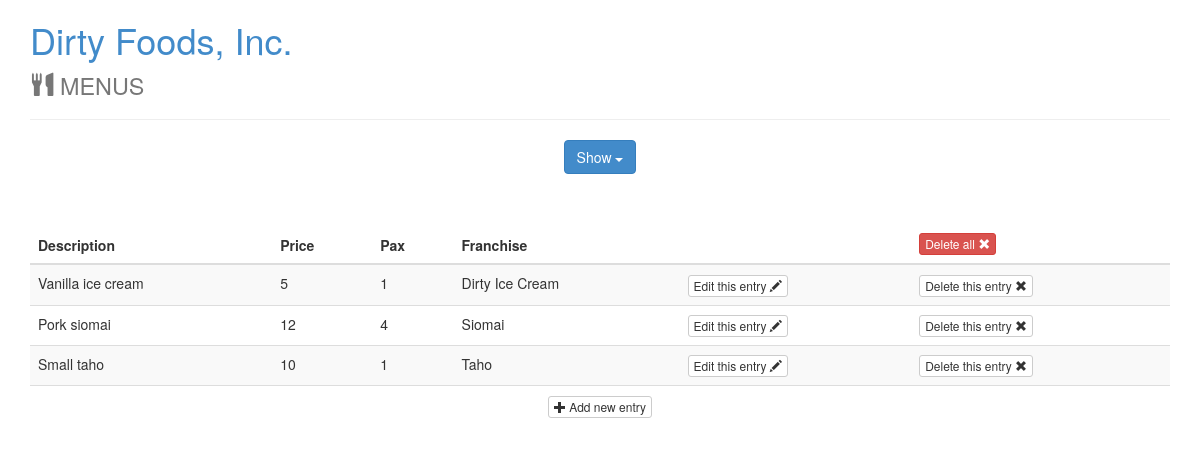
Page /menus.php?show=all on the committed database.
### tables this page shows
CREATE TABLE `menu` (
  `menu_id` int(11) NOT NULL AUTO_INCREMENT,
  `price` int(11) NOT NULL,
  `description` varchar(100) NOT NULL,
  `pax` int(11) NOT NULL,
  `FRANCHISE_TYPE_franchisetype_id` int(11) NOT NULL,
  PRIMARY KEY (`menu_id`),
  KEY `fk_MENU_FRANCHISE_TYPE1_idx` (`FRANCHISE_TYPE_franchisetype_id`)
);

CREATE TABLE `franchise_type` (
  `franchisetype_id` int(11) NOT NULL AUTO_INCREMENT,
  `type` varchar(45) NOT NULL,
  `logo` varchar(45) DEFAULT NULL,
  PRIMARY KEY (`franchisetype_id`)
);

### menus.php (the view, shortened to what this page needs)
<?php
$con = mysqli_connect(db_address,db_user,db_pass,db_name);
?>
<!DOCTYPE html>
<html lang="en">
<head>
	<link rel="stylesheet" href="css/bootstrap.min.css">
</head>
<body>
	<div class="container">
		<h1><a href="index.php">Dirty Foods, Inc.</a><br><small><span class="glyphicon glyphicon-cutlery"></span> MENUS</small></h1>
		<hr>
	</div>
	<div class="container text-center">
		<div class="btn-group">
			<button class="btn btn-primary dropdown-toggle" data-toggle="dropdown">Show <span class="caret"></span></button>
		</div>
	</div>
<?php
	if (isset($_GET['show'])) {
		if ($_GET['show'] == 'all') {
			$result = mysqli_query($con, "SELECT menu.*, type FROM menu, franchise_type WHERE FRANCHISE_TYPE_franchisetype_id=franchisetype_id;");
		}
?>
	<div class="container content">
		<table class="table table-striped">
			<thead>
				<tr>
					<th>Description</th>
					<th>Price</th>
					<th>Pax</th>
					<th>Franchise</th>
					<th></th>
					<th>
						<form action="?deleteall" id='delete' method="post"><button type="submit" id='deleteButton' class="btn btn-danger btn-xs">Delete all <span class="glyphicon glyphicon-remove"></span></button></form>
					</th>
				</tr>
			</thead>
		<?php
			while ($row = mysqli_fetch_array($result)) {
				echo "<tr>";
				echo "<td>" . $row['description'] . "</td>";
				echo "<td>" . $row['price'] . "</td>";
				echo "<td>" . $row['pax'] . "</td>";
				echo "<td>" . $row['type'] . "</td>";
				echo "
				<td>
					<form action='?edit' method='post'>
						<input type='hidden' name='menu_id' value=" . $row['menu_id']. ">
						<button type='submit' class='btn btn-default btn-xs'>Edit this entry <span class='glyphicon glyphicon-pencil'></span></button>
					</form>
				</td>
				";
				echo "
				<td>
					<form action='?delete' method='post' id='delete' >
						<input type='hidden' name='menu_id' value=" . $row['menu_id']. ">
						<button type='submit' class='btn btn-default btn-xs'>Delete this entry <span class='glyphicon glyphicon-remove'></span></button>
					</form>
				</td>
				";
				echo "</tr>";
			}
		?>
		<tr><td colspan=9 class="text-center"><a href="?add" class="btn btn-default btn-xs"><span class="glyphicon glyphicon-plus"></span> Add new entry</a></td></tr>
		</table>
	</div>
<?php
	}
?>
</body>
</html>

### menus.php (style rules this page uses)
.content { margin-top: 50px; margin-bottom: 50px; }

### rows in the picture
menu: description "Vanilla ice cream", price "5", pax "1", franchise_type.type "Dirty Ice Cream"
menu: description "Pork siomai", price "12", pax "4", franchise_type.type "Siomai"
menu: description "Small taho", price "10", pax "1", franchise_type.type "Taho"
